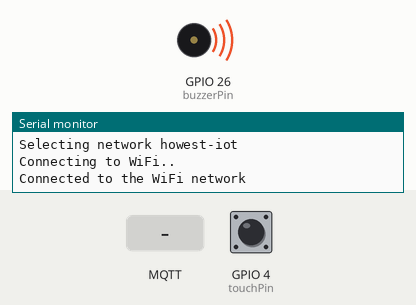
This sketch was run on a simulated ESP32. On the bench: buzzer (waves = sounding), the last lines printed to the serial monitor. The inputs (shaded band) are chosen by the test bench; at power-on: GPIO 4 (touchPin) HIGH. WiFi joins after 1.5 s; servers stay silent unless stated; no MQTT or app messages arrive unless stated.

Above: at 8.1 s.
At 9.5 s:
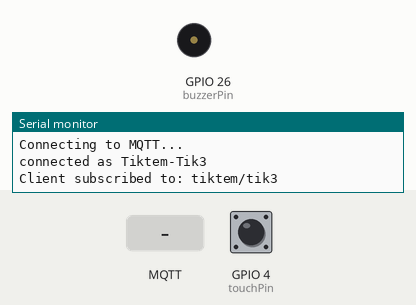
9.6 s: GPIO 4 (touchPin) pulled LOW for 0.15 s
11.2 s: MQTT message "hotspot-wout" arrives on the first subscribed topic
12.7 s: MQTT message "home-wout" arrives on the first subscribed topic
14.2 s: MQTT message "howest-iot" arrives on the first subscribed topic
Timing chart, 0 to 16.7 s (numbered marks = the images above; inputs shaded):
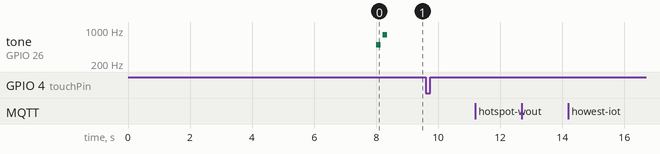

The sketch:

TIK_REDO.ino
```cpp
/* ------------------------- IMPORTS ------------------ */
#include <WiFi.h>
#include <PubSubClient.h>
#include <ArduinoJson.h>
#include <Adafruit_NeoPixel.h>
#ifdef __AVR__
#include <avr/power.h> // Required for 16 MHz Adafruit Trinket
#endif

/* ------------------ TIK-ELEMENTS ------------------ */
int TIK_ID = 3;

String TIK_HOSTNAME = "Tiktem-Tik" + String(TIK_ID);
String TIK_SUBTOPIC = "tiktem/tik" + String(TIK_ID);
String TIK_SUBTOPIC_BATT = "tiktem/batt";
char TIK_HOSTNAME_ARR[20];
char TIK_SUBTOPIC_ARR[20];
char* TIK_PUBTOPIC = "tiktem/tiksout";
boolean tik_status = false;


/* ------------------- WIFI ------------------------ */
const String used_wifi = "howest-iot";           //"hotspot-wout", "howest-iot", "home-wout", "home-torre-moeder"
char* ssid = "";
char* password = "";
WiFiClient espClient;


/* -------------------- MQTT ------------------------ */
const char* mqttServer = "172.30.248.70";
const int mqttPort = 1883;
const char* mqttUser = "";
const char* mqttPassword = "";
char raw_buffer[200];

PubSubClient client(espClient);


/* -------------------------- LED --------------------- */
const int LED_PIN = 15;
const int NUMPIXELS = 1;
Adafruit_NeoPixel pixels(NUMPIXELS, LED_PIN, NEO_RGB + NEO_KHZ800);

int red = 0;
int green = 0;
int blue = 0;

int brightness = 255;
int delay_on = 0;


/* ------------------------- BUZZER --------------------- */
int freq;
int channel = 0;
int resolution = 8;
const int buzzerPin = 26;
const int touchPin = 4;
int Tone = 0;

/* -------------------------- TOUCH ----------------------- */
int touchWaardeHuidig;
int touchChangeCount = 0;
bool touchActive = false;
int touchInActiveCount = 0;
int touchGemiddelde = 0;
int touchTreshold = 5;


/* ------------------------------------------------------------ */
/* -------------------------- FUNCTIONS ----------------------- */
/* ------------------------------------------------------------ */

/* --------------------------- SETUP ------------------------- */
void setup() {
  Serial.begin(115200);
  setup_buzzer();
  setup_touch();
  setup_wifi_mqtt();
}

void setup_buzzer() {
  ledcSetup(channel, freq, resolution);
  ledcAttachPin(buzzerPin, channel);
  ledcWrite(channel, 127);
  ledcWriteTone(channel, 0);
}

void setup_touch() {
  for (int i = 0; i <= 100; i++) {
    touchGemiddelde += touchRead(touchPin);
  }
  touchGemiddelde = touchGemiddelde / 100;
  Serial.print("TOUCH GEMIDDELDE: ");
  Serial.println(touchGemiddelde);
}


/* --------------------------- MQTT & WIFI ------------------------- */
void setup_wifi_mqtt() {     /* (& MQTT)*/
  Serial.print("Selecting network ");
  Serial.println(used_wifi);

  TIK_HOSTNAME.toCharArray(TIK_HOSTNAME_ARR, 20);
  TIK_SUBTOPIC.toCharArray(TIK_SUBTOPIC_ARR, 20);

  if(used_wifi.equals("hotspot-wout")) {
    ssid = "OnePlusWout";
    password = "stoomboot";
  } else if(used_wifi.equals("home-wout")) {
    ssid = "bosstraat";
    password =  "wotikrko22";
  } else if(used_wifi.equals("howest-iot")) {
    ssid = "Howest-IoT";
    password =  "LZe5buMyZUcDpLY";
  } else if(used_wifi.equals("home-torre-moeder")) {
    ssid = "telenet-9239010";
    password = "C5paexkc6utp";
  }
  WiFi.begin(ssid, password);

  while (WiFi.status() != WL_CONNECTED) {
    Serial.println("Connecting to WiFi..");
    led_on(0, 255, 242);
    delay(8000);
    WiFi.begin(ssid, password);
  }
  Serial.println("Connected to the WiFi network");
  led_buzzer_delay(255, 165, 0, 500, 150);
  led_on(255, 165, 0);


  // CONNECTING TO MQTT
  client.setServer(mqttServer, mqttPort);
  client.setCallback(callback);

  while (!client.connected()) {
    Serial.println("Connecting to MQTT...");
    if (client.connect(TIK_HOSTNAME_ARR, mqttUser, mqttPassword)) {
      led_buzzer_delay(0, 255, 0, 800, 150);

      Serial.print("connected as ");
      Serial.print(TIK_HOSTNAME);
      Serial.println();

      client.subscribe(TIK_SUBTOPIC_ARR);
      Serial.print("Client subscribed to: ");
      Serial.println(TIK_SUBTOPIC);
    }
  }
}

void reconnect() {
  while (!client.connected()) {
    Serial.print("Attempting MQTT connection...");

    led_buzzer_delay(255, 0, 0, 3000, 2000);

    if (client.connect(TIK_HOSTNAME_ARR, mqttUser, mqttPassword)) {
      led_buzzer_delay(0, 255, 0, 800, 150);

      Serial.println("reconnected to mqtt");
      client.subscribe(TIK_SUBTOPIC_ARR);
    }
    else {
      Serial.print("failed, rc=");
      Serial.print(client.state());
      Serial.println("try again in 5 seconds");
    }
  }
}

void callback(char* topic, byte* payload, unsigned int length) { /* wordt opgeroepen als er een mqtt bericht binnen komt*/
  // DATA INLEZEN
  StaticJsonBuffer<300> jsonBuffer;
  Serial.println("CALLBACK");
  char inData[length];
  Serial.print("payload: ");
  for (int i = 0; i < length; i++) {
    Serial.print((char)payload[i]);
    inData[(i)] = (char)payload[i];
  }
  JsonObject& root = jsonBuffer.parseObject(inData);
  if (!root.success()) {
    Serial.println("Parsing failed");
    delay(1000);
    return;
  }
  int id = root["tik_id"];

  // DATA VERWERKEN
  if (id == TIK_ID) {     // extra controle
    red = root["red"];
    green = root["green"];
    blue = root["blue"];
    Tone = root["tone"];
    delay_on = root["delay_on"];

    // geef een delay waarde mee om even te biepen, een 0 voor de led/buzzer aan te laten
    if (delay_on == 0){
      led_on(red, green, blue);
      buzzer(Tone);
    }
    else{
      led_buzzer_delay(red, green, blue, Tone, delay_on);
    }
  }
  Serial.println();
  Serial.print("ID: ");
  Serial.print(id);
  Serial.print('\t');
  Serial.print("Red: ");
  Serial.print(red);
  Serial.print('\t');
  Serial.print("Green: ");
  Serial.print(green);
  Serial.print('\t');
  Serial.print("Blue: ");
  Serial.print(blue);
  Serial.print('\t');
  Serial.print("Note: ");
  Serial.print(Tone);
  Serial.print('\t');
  Serial.print("Delay: ");
  Serial.print(delay_on);
  Serial.println();
}

void update_status(boolean stat) {      // bericht naar mqtt server sturen, wordt opgeroepen als de touch sensor van state veranderd
  String data_raw = "{\"tik_id\":" + String(TIK_ID) +  ", \"tik_status\":" + String(stat)  + "}";
  data_raw.toCharArray(raw_buffer, 200);
  client.publish(TIK_PUBTOPIC, raw_buffer);
}


/* --------------------------- LOGIC FUNCTIONS ------------------------- */
void loop() {
  if (!client.connected()) {
    reconnect();
  }
  client.loop();
  handle_touch_sensor();
  delay(5);
}

void led_on(int r, int g, int b) {
  pixels.clear();
  pixels.setBrightness(brightness);
  pixels.setPixelColor(0, pixels.Color(r, g, b));
  pixels.show();
}

void led_off() {
  pixels.clear();
  pixels.setBrightness(0);
  pixels.setPixelColor(0, pixels.Color(0, 0, 0));
  pixels.show();
}

void buzzer(int buzz) {
  ledcWriteTone(channel, buzz);
}

void led_buzzer_delay (int r, int g, int b, int buzz, int delay_millisec){
  led_on(r, g, b);
  buzzer(buzz);
  delay(delay_millisec);
  led_off();
  buzzer(0);
}

void handle_touch_sensor() {
  touchWaardeHuidig =  touchRead(touchPin);

  if (!touchActive) {
    if ((touchGemiddelde - touchWaardeHuidig) > touchTreshold) {
      touchChangeCount++;
    }
    else {
      touchChangeCount = 0;
    }

    if (touchChangeCount > 5) {
      touchActive = true;
      update_status(touchActive);
      Serial.println("TOUCHED");
      touchChangeCount = 0;
    }
  }

  else {
    if ((touchGemiddelde - touchWaardeHuidig) < touchTreshold) {
      touchChangeCount++;
    }
    else {
      touchChangeCount = 0;
    }

    if (touchChangeCount > 50) {
      touchActive = false;
      update_status(touchActive);
      touchChangeCount = 0;
    }
  }
}
```
